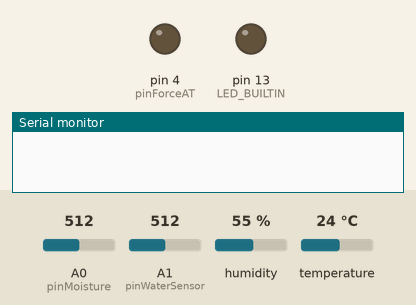
Simulated run of this sketch. Board: Arduino Uno, built with avr-gcc and run on an emulated ATmega328P. Shown: output pins drawn as LEDs (lit = HIGH), the last lines printed to the serial monitor. Inputs (shaded band) come from the test bench; at power-on: A0 (pinMoisture) = 512, A1 (pinWaterSensor) = 512, humidity 55 %, temperature 24 °C. Pins used as bus, display or sensor lines are not drawn.

Above: at 1.0 s.
At 3.8 s:
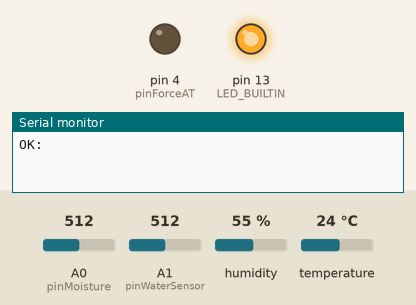
Timing chart, 0 to 6.8 s (numbered marks = the images above):
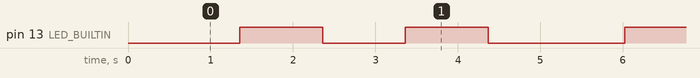

Measured:
- by itself, pin 13 (LED_BUILTIN): repeats every 4.7 s: LOW 1.0 s, HIGH 1.0 s, LOW 1.7 s, HIGH 1.0 s
- by itself, everything shown: repeats every 4.7 s, in 4 steps

The sketch:

REV01.ino
```cpp
#include <SoftwareSerial.h>      // Libreria para comunicacion serial
#include <Wire.h>
#include <SimpleDHT.h>

int pinFC = A0;             // LED  - PIN 8 para LED
int pinTX = 6;              // BT1  - PIN 6 como TX
int pinRX = 5;              // BT1  - PIN 5 como RX
int pinForceAT = 4;         // BT1  - PIN 4 para forzar modo AT de configuración
int pinVCC_BT = 3;          // BT1  - PIN 3 como alimentacion 3.3V para modulo BT
int pinDTH = 2;             // DHT  - PIN 2 para DTH
int pinMoisture = A0;       // DHT  - PIN 2 para DTH
int pinWaterSensor = A1;    // DHT  - PIN 2 para DTH
int pinDHT22 = pinDTH;

SimpleDHT22 dht22(pinDHT22);
SoftwareSerial BT1(pinRX, pinTX);  // Crear BT1 - pin 10 como RX, pin 11 como TX

void setup() {
  Serial.begin(9600);
  while (!Serial) ; // wait for serial
  delay(200);

  pinMode(LED_BUILTIN, OUTPUT);
  pinMode(pinForceAT, OUTPUT);        // Al poner/2 en HIGH forzaremos el modo AT
  pinMode(pinVCC_BT, OUTPUT);         // cuando se alimente de aqui
  pinMode(pinForceAT, OUTPUT);        // Al poner/2 en HIGH forzaremos el modo AT
  pinMode(pinVCC_BT, OUTPUT);         // cuando se alimente de aqui
  // digitalWrite(pinForceAT, HIGH);   //  Forzar AT para configuracion BT
  delay(500);                         // Espera antes de encender el modulo

  digitalWrite(pinVCC_BT, HIGH);     // Enciende el modulo BT
  BT1.begin(38400);                  // comunicacion serie entre Arduino y el modulo a 38400 bps

  if(digitalRead(pinForceAT) == HIGH){
    Serial.println("Modo configuracion de AT Bluetooth:");
  }
}

void loop() {
  digitalWrite(LED_BUILTIN, LOW);
  Serial.begin(9600);                 // comunicacion de monitor serial a 9600 bps
  if(digitalRead(pinForceAT) == HIGH){
    if (BT1.available()){ Serial.write(BT1.read()); }
    if (Serial.available()){ BT1.write(Serial.read()); }
  } else {
    BT1.listen();
  }

  float temperature = 0;
  float humidity = 0;
  int err = SimpleDHTErrSuccess;
  if ((err = dht22.read2(&temperature, &humidity, NULL)) != SimpleDHTErrSuccess) {
    Serial.print("Read DHT22 failed, err="); Serial.println(err);
    if (BT1.available()){
      BT1.print("Read DHT22 failed, err="); BT1.println(err);
    }
    digitalWrite(LED_BUILTIN, HIGH);
    delay(250);
    digitalWrite(LED_BUILTIN, LOW);
    delay(250);
    digitalWrite(LED_BUILTIN, HIGH);
    delay(250);
    digitalWrite(LED_BUILTIN, LOW);
    delay(250);
      delay(1000);
    return;
  } else {
      delay(631);
      Serial.print("OK: ");
      // Serial.print((float)temperature); Serial.print(" *C, ");
      // Serial.print((float)humidity); Serial.println(" RH%");
      //Send data over Bluetooth
      // Serial.print("*T"+String(temperature)+"*");
      // Serial.print("*H"+String(humidity)+"*");
      digitalWrite(LED_BUILTIN, HIGH);
      delay(1000);

      BT1.println("*T"+String(temperature)+"*");
      BT1.println("*H"+String(humidity)+"*");
      digitalWrite(LED_BUILTIN, LOW);
      delay(1000);

      int sensorWater =analogRead(pinWaterSensor);
      BT1.println("*W"+String(sensorWater)+"*");
      digitalWrite(LED_BUILTIN, HIGH);
      delay(1000);

      int sensorMoisture =analogRead(pinMoisture);
      sensorMoisture = map(sensorMoisture,550,0,0,100);
      BT1.println("*M"+String(sensorMoisture)+"*");
      digitalWrite(LED_BUILTIN, LOW);
      delay(1000);
  }
}
```
